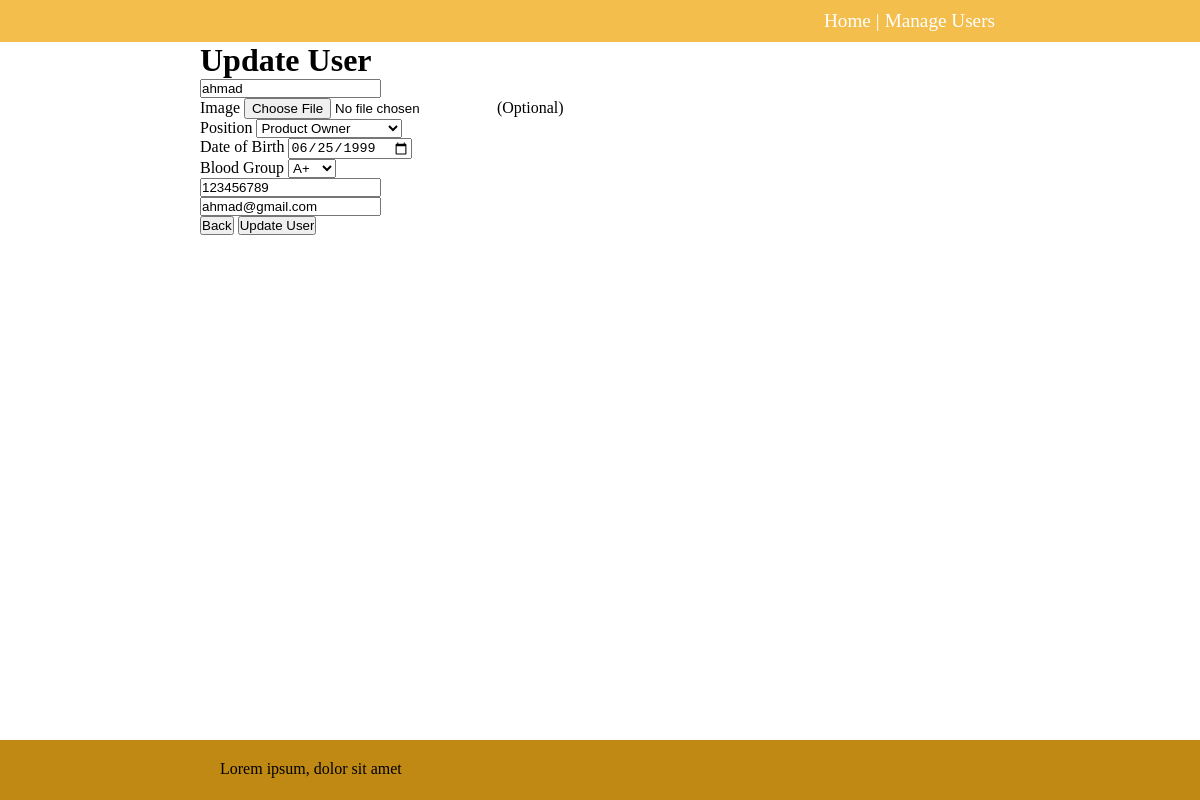
The page /update/1 on the database as committed earlier.
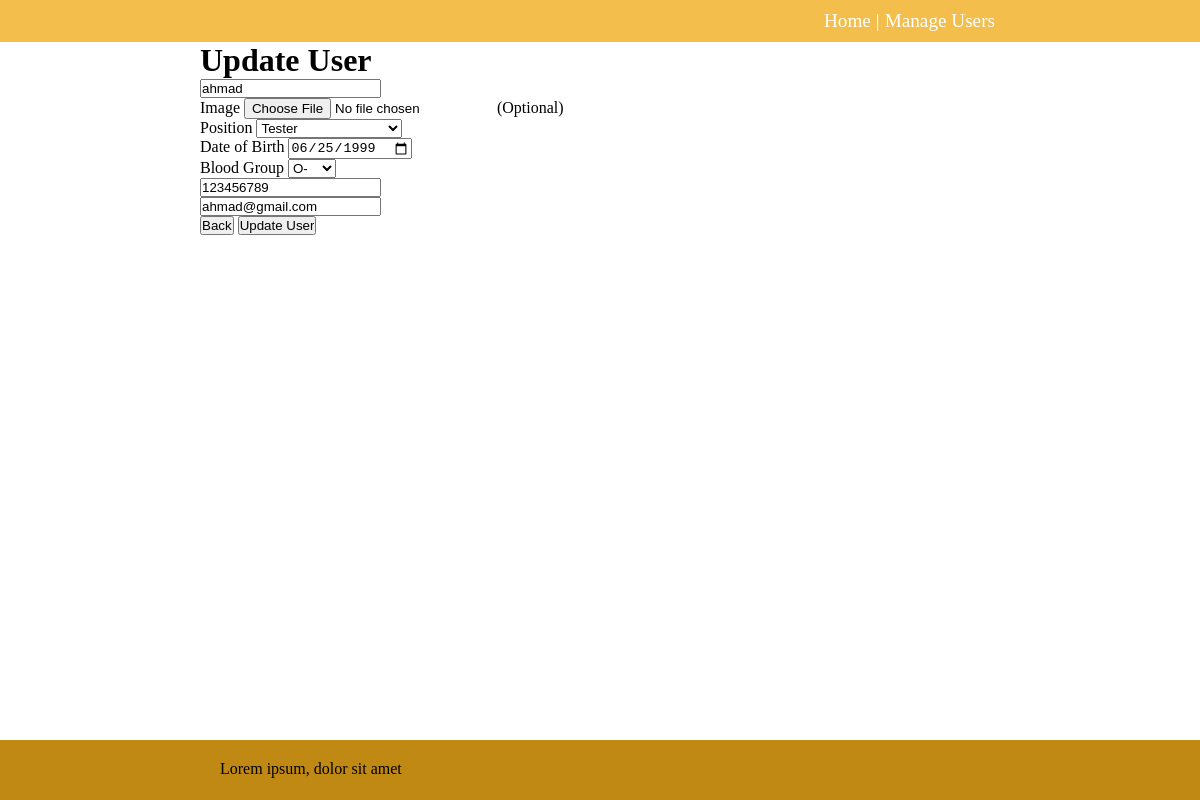
The same page on the database as committed later.
### app.py (models this page shows, shortened)
class User(db.Model):
    id = db.Column(db.Integer, primary_key = True)
    name = db.Column(db.String(50), nullable = False)
    pic = db.Column(db.Text, unique = True, nullable = False)
    mimetype = db.Column(db.Text, nullable = False)
    position = db.Column(db.String(50), nullable = False)
    date_of_birth = db.Column(db.Date, nullable = False)
    blood_group = db.Column(db.String(50), nullable = False)
    phone = db.Column(db.String(50), nullable = False)
    email = db.Column(db.String(80), nullable = False)

### app.py (the view)
@app.route("/update/<int:id>",methods=['GET','POST'])
def update(id):
    user = User.query.get_or_404(id)
    if request.method == "POST":
        user.name = request.form['username']
        pic = request.files['pic']
        if pic:
            user.filename = secure_filename(pic.filename)
            user.mimetype = pic.mimetype
            user.pic = pic.read()
        user.position = request.form['position']
        dob = request.form['DOB'].split("-")
        user.date_of_birth = date(int(dob[0]), int(dob[1]), int(dob[2]))
        user.blood_group = request.form['blood_group']
        user.phone = request.form['phone']
        user.email = request.form['email']
        try:
            db.session.commit()
            return redirect("/users")
        except exc.IntegrityError:
            db.session.rollback()
            return f"The image was already associated with other user"
        except:
            return "There was a problem updating a user..."
    else:
        return render_template("update.html",user = user)

### templates/update.html (shortened to what this page needs)
{% extends 'base.html' %}
{% block body %}
<h1>Update User</h1>
<form action="{{ url_for('update',id = user.id) }}" enctype="multipart/form-data" method="POST">
    <input type="text" name="username" id="name" placeholder="Username" value={{ user.name }} required><br>
    <label for="pic">Image</label>
    <input type="file" name="pic" value="">(Optional)<br>
    <label for="position">Position</label>
    <select name="position" id="positions">
        <option value="Product Owner" {% if user.position == "Product Owner"%}selected{% endif %} >Product Owner</option>
        <option value="Tester" {% if user.position == "Tester"%}selected{% endif %} >Tester</option>
    </select> <br>
    <label for="DOB">Date of Birth</label>
    <input type="date" name="DOB" id="DOB" placeholder="Date of Birth" value={{ user.date_of_birth }} required><br>
    <label for="blood_group">Blood Group</label>
    <select name="blood_group" id="blood_group">
        <option value="O-" {% if user.blood_group == "O-"%}selected{% endif %} >O-</option>
        <option value="A+" {% if user.blood_group == "A+"%}selected{% endif %} >A+</option>
    </select> <br>
    <input type="tel" name="phone" id="phone" placeholder="Phone" value={{ user.phone }} required><br>
    <input type="email" name="email" id="email" placeholder="Email" value={{ user.email }} required><br>
    <a href="{{ url_for('index') }}"><button>Back</button></a>
    <input type="submit" value="Update User">
</form>
{% endblock %}

Rows that differ between the two databases and show on the page:
changed User "ahmad": position (not shown) → "Tester"; blood_group "A+" → "O-"
Other text that changed with them:
form field position: "Product Owner" → (not shown)
